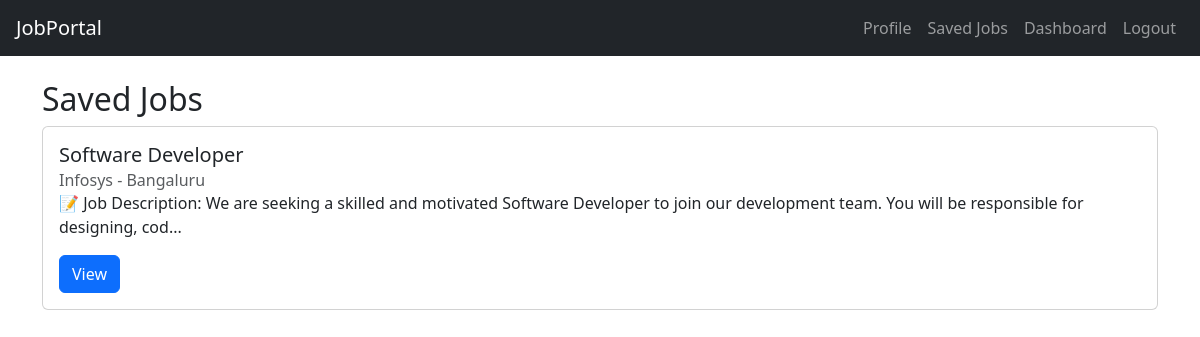
Screenshot of /saved-jobs (signed in) with the database file from the repository.
### models.py (models this page shows)
class Job(db.Model):
    id = db.Column(db.Integer, primary_key=True)
    title = db.Column(db.String(200), nullable=False)
    description = db.Column(db.Text, nullable=False)
    salary = db.Column(db.String(100))
    location = db.Column(db.String(100))
    company = db.Column(db.String(100))
    posted_by = db.Column(db.Integer, db.ForeignKey('user.id'), nullable=False)
    expiration_date = db.Column(db.Date, nullable=True)  # ✅ Already good

### main.py (the view)
@app.route('/saved-jobs')
def view_saved_jobs():
    if 'user_id' not in session or session.get('role') != 'seeker':
        flash('Only job seekers can view saved jobs.', 'warning')
        return redirect(url_for('login'))
    saved = SavedJob.query.filter_by(seeker_id=session['user_id']).all()
    jobs = [Job.query.get(s.job_id) for s in saved if Job.query.get(s.job_id)]
    return render_template('saved_jobs.html', jobs=jobs)

### Templates/saved_jobs.html
{% extends 'base.html' %}
{% block content %}
<h2 class="mt-4">Saved Jobs</h2>
{% if jobs %}
    {% for job in jobs %}
        <div class="card mb-3">
            <div class="card-body">
                <h5 class="card-title">{{ job.title }}</h5>
                <h6 class="card-subtitle text-muted">{{ job.company }} - {{ job.location }}</h6>
                <p class="card-text">{{ job.description[:150] }}...</p>
                <a href="{{ url_for('job_detail', job_id=job.id) }}" class="btn btn-primary">View</a>
            </div>
        </div>
    {% endfor %}
{% else %}
    <p>You haven’t saved any jobs yet.</p>
{% endif %}
{% endblock %}

### rows the page displays
Job: title "Software Developer", company "Infosys", location "Bangaluru", description "📝 Job Description: We are seeking a skilled and motivated Software Developer to join our development team. You will be responsible for designing, cod"
